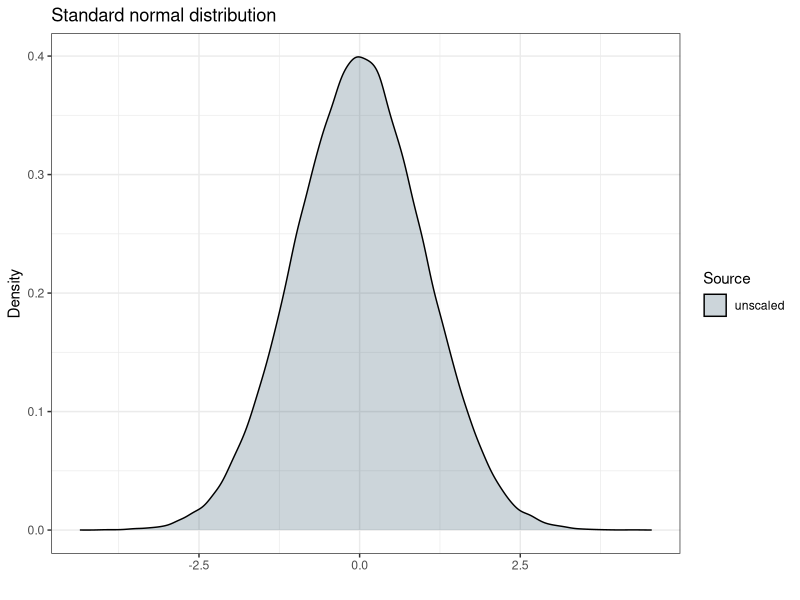
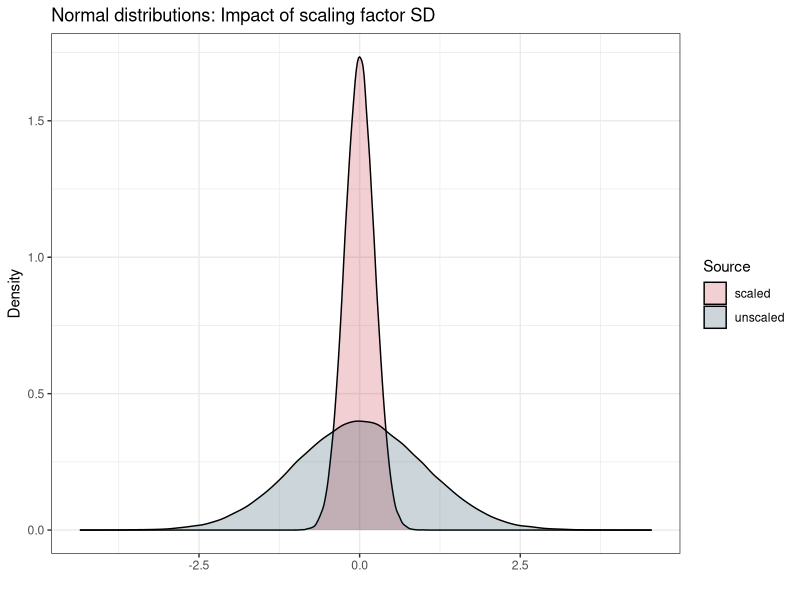
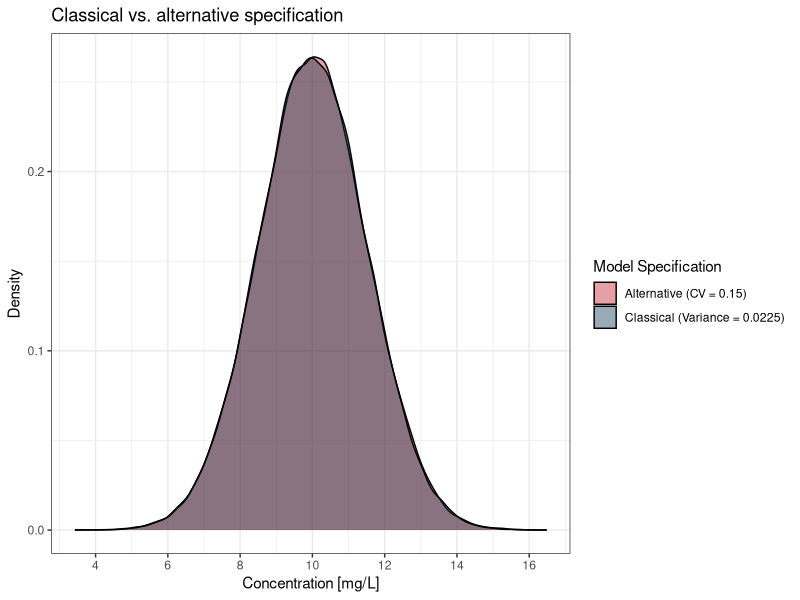

The R script that drew these images, in order:
## ---- chunk 1
# load packages
library(ggplot2)
library(tibble)
library(dplyr)
library(kableExtra)
## ---- chunk 2
# sample from standard normal distribution
x <- rnorm(100000, mean = 0, sd = 1)
std_norm <- tibble(x = x, source = "unscaled")

# plot
std_norm |> 
  ggplot(aes(x = x, fill = source)) +
  geom_density(alpha=0.2)+
  labs(title = "Standard normal distribution", x = "", y = "Density")+
  scale_fill_manual(
    "Source",
    values = c(
      "unscaled" = "#003049"
    )
  ) +
  theme_bw()
## ---- chunk 3
# summarize data and calculate sd and variance
std_norm |> 
  group_by(source) |>   
  summarize(
    sd = sd(x) |> signif(digits = 3),
    var = var(x) |> signif(digits = 3)
  ) |> 
  rename(
    "Source" = source,
    "Standard Deviation" = sd,
    "Variance" = var
  ) |>
  kbl() |> kable_styling()
## ---- chunk 4
# set a seed
set.seed(123)

# multiply with W
SD <- 0.23
x_scaled <- x * SD
std_norm_scaled <- tibble(x = x_scaled, source = "scaled")

# combine both
std_norm_combined <- bind_rows(std_norm, std_norm_scaled)

# plot
std_norm_combined |> 
  ggplot(aes(x = x, fill = source)) +
  geom_density(alpha = 0.2)+
  labs(title = "Normal distributions: Impact of scaling factor SD", x = "", y = "Density")+
  scale_fill_manual(
    "Source",
    values = c(
      "unscaled" = "#003049",  # Blue color for original
      "scaled" = "#c1121f"     # Orange color for scaled
    )
  ) +
  theme_bw()
## ---- chunk 5
# summarize data and calculate sd and variance
std_norm_combined |> 
  group_by(source) |>   
  summarize(
    sd = sd(x) |> signif(digits = 2),
    var = var(x) |> signif(digits = 2)
  ) |> 
  rename(
    "Source" = source,
    "Standard Deviation" = sd,
    "Variance" = var
  ) |> 
  kbl() |> 
  kable_styling()
## ---- chunk 6
# Set seed for reproducibility
set.seed(123)

# Parameters
IPRED <- 10         
CV_percent <- 0.15    
SD_prop <- CV_percent * IPRED  
sd_classical <- IPRED * sqrt(0.0225)  

# Number of samples
n <- 100000

# Classical way: Specify variance directly
eps_classical <- rnorm(n, mean = 10, sd = sd_classical)  

# Alternative way: Specify CV%
eps_alternative <- rnorm(n, mean = 10, sd = 1 * SD_prop) 

# Create a tibble combining both distributions
prop_models <- tibble(
  value = c(eps_classical, eps_alternative),
  source = rep(c("Classical (Variance = 0.0225)", "Alternative (CV = 0.15)"), each = n)
)

# Plot the density of both distributions
prop_models |> 
  ggplot(aes(x = value, fill = source)) +
  geom_density(alpha = 0.4) +
  labs(
    title = "Classical vs. alternative specification",
    x = "Concentration [mg/L]",
    y = "Density"
  ) +
  scale_fill_manual(
    "Model Specification",
    values = c(
      "Classical (Variance = 0.0225)" = "#003049",  # Blue
      "Alternative (CV = 0.15)" = "#c1121f"      # Red
    )
  ) +
  scale_x_continuous(breaks=c(4,6,8,10,12,14,16))+
  theme_bw()
